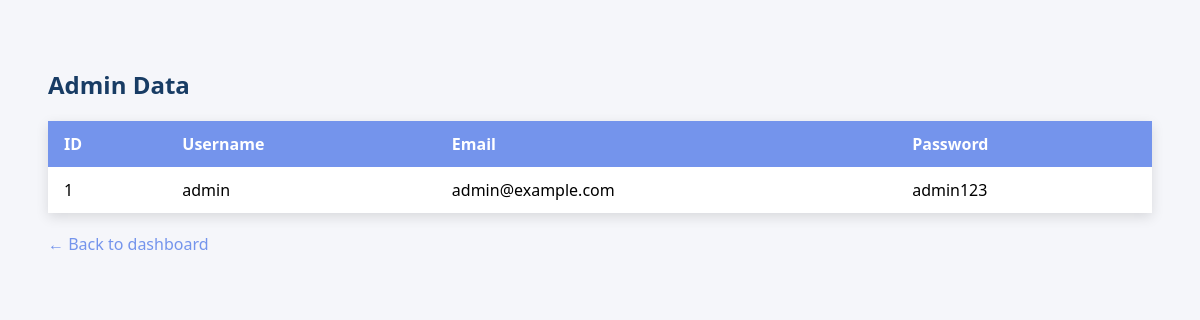
/admin_data, run on an earlier commit of the app's database.
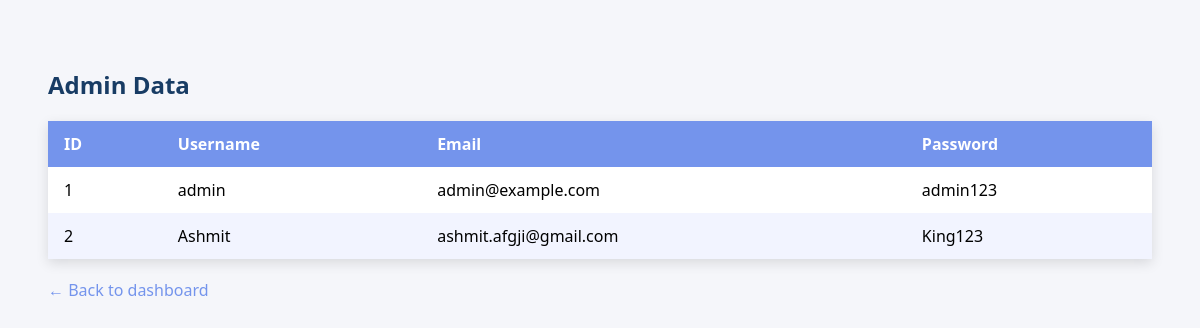
And on a later commit of the database.
### tables this page shows
CREATE TABLE admins (
            id INTEGER PRIMARY KEY AUTOINCREMENT,
            username TEXT NOT NULL,
            email TEXT NOT NULL,
            password TEXT NOT NULL
        );

### app.py (the view)
@app.route("/admin_data")
def view_admins():
    with sqlite3.connect("users.db") as conn:
        admins = conn.execute(
            "SELECT id, username, email, password FROM admins ORDER BY id"
        ).fetchall()
    return render_template("admin_data.html", admins=admins)

### templates/admin_data.html (shortened to what this page needs)
<!DOCTYPE html>
<html lang="en">
<head>
</head>
<body>
  <h2>Admin Data</h2>
  <table>
    <thead>
      <tr>
        <th>ID</th>
        <th>Username</th>
        <th>Email</th>
        <th>Password</th>
      </tr>
    </thead>
    <tbody>
      {% for adm in admins %}
      <tr>
        <td>{{ adm[0] }}</td>
        <td>{{ adm[1] }}</td>
        <td>{{ adm[2] }}</td>
        <td>{{ adm[3] }}</td>
      </tr>
      {% endfor %}
    </tbody>
  </table>
  <a class="back" href="{{ url_for('admin_dashboard') }}">&larr; Back to dashboard</a>
</body>
</html>

What changed in the data, as far as the page shows it:
added admins: id "2", username "Ashmit", email "ashmit.afgji@gmail.com", password "King123"
